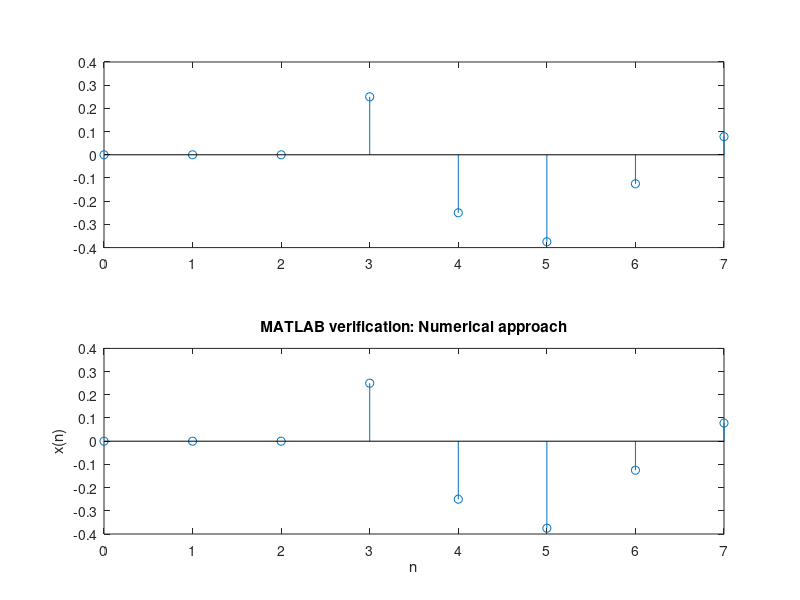

Recreate this plot in MATLAB.
clc;
close all;
clear all;
ustep = inline('double(n>=0)');
n = [0:7];
xn = [(n-2).*(1/2).^(n-2).*cos(pi*(n-2)/3)].*ustep(n-2)
subplot(211);
stem(n,xn);
uimpulse = inline('double(n==0)');

b = [0,0,0,0.25,-0.5,0.0625];

a = [1,-1,0.75,-0.25,0.0625];

xn = filter(b, a, uimpulse(n))
subplot(212)
stem(n,xn);
xlabel('n');
ylabel('x(n)');
title('MATLAB verification: Numerical approach');